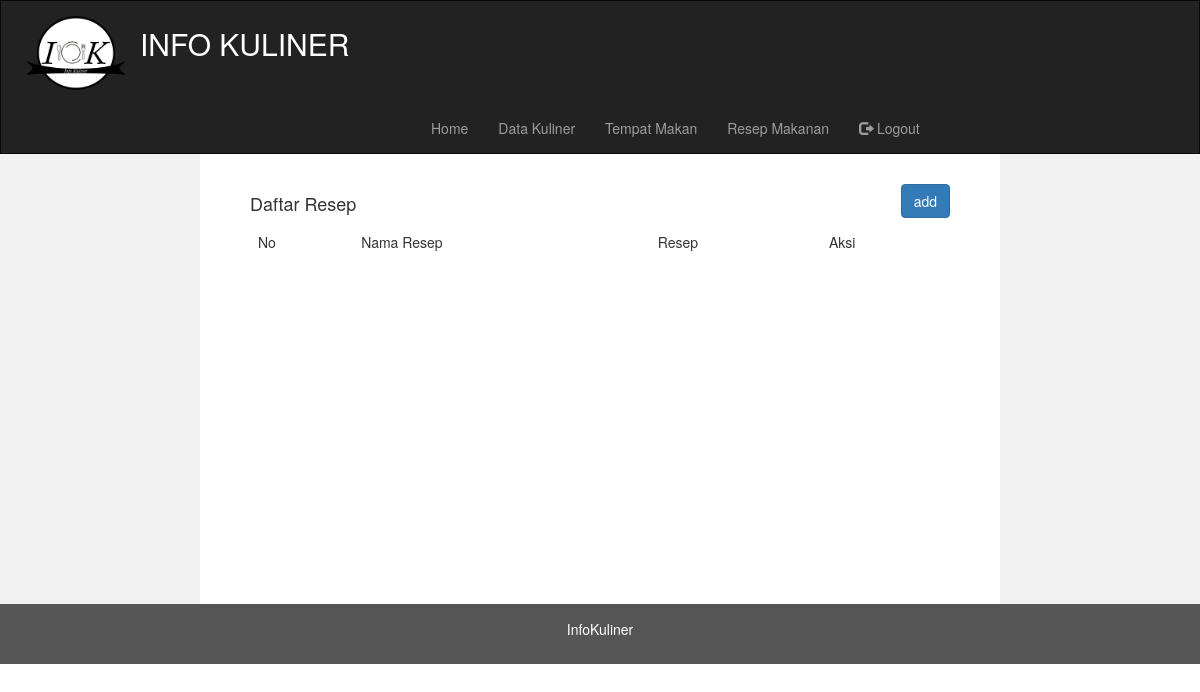
Before: /admin/index.php?mod=resep (signed in) with the older database file.
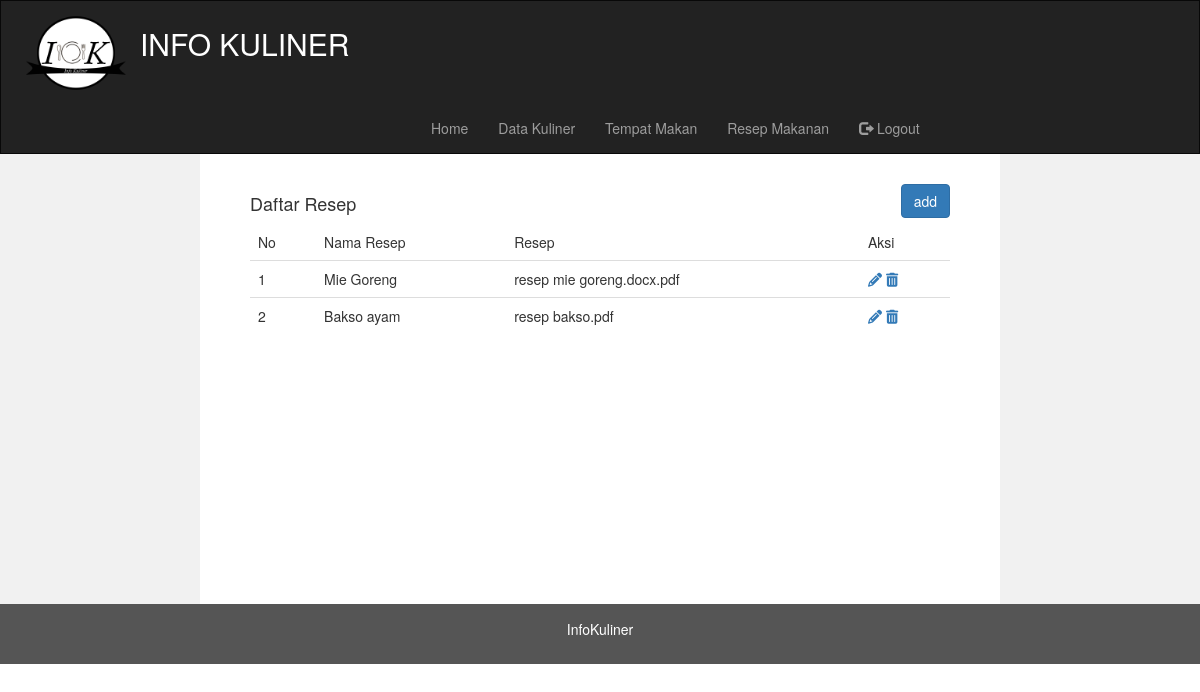
After: the same page with the newer database file.
### tables this page shows
CREATE TABLE `resep` (
  `id` int(11) NOT NULL,
  `Nama_Resep` varchar(45) NOT NULL,
  `Resep` varchar(255) NOT NULL,
  `id_admin` int(11) NOT NULL
);

### admin/views/kuliner/tampilresep.php (the view, shortened to what this page needs)
<div class="all">
<div class="row">
    <div class="pull-left">
        <br>
        <h4 class="daftar">Daftar Resep</h4>
    </div>
    <br>
    <div class="pull-right">
        <a href="index.php?mod=resep&page=add">
        <button class="btn btn-primary" >add</button>
    </a>
    </div>
</div>
<div class="row">
    <table class="table">
        <thead>
            <tr>
            <td>No</td>
            <td>Nama Resep</td><td>Resep</td><td>Aksi</td>
            </tr>
        </thead>
        <tbody>
            <?php if($resep != NULL){
                $no=1;
                foreach($resep as $row){?>
                <tr>
                    <td><?=$no;?></td><td><?=$row['Nama_Resep'] ?></td><td><?=$row['Resep'];?></td>
                    <td>
                        <a href="index.php?mod=resep&page=edit&id=<?=($row["id"])?>"><i class="fa fa-pencil"></i></a>
                        <a href="index.php?mod=resep&page=delete&id=<?=($row["id"])?>" onclick="return confirm('Apakah Anda yakin menghapus data ini?')"><i class="fa fa-trash"></i></a>
                    </td>
                </tr>
           <?php $no++; }
            }?>
        </tbody>
    </table>
</div>
</div>

Changed rows visible on the page:
added resep: Nama_Resep "Mie Goreng", Resep "resep mie goreng.docx.pdf"
added resep: Nama_Resep "Bakso ayam", Resep "resep bakso.pdf"
